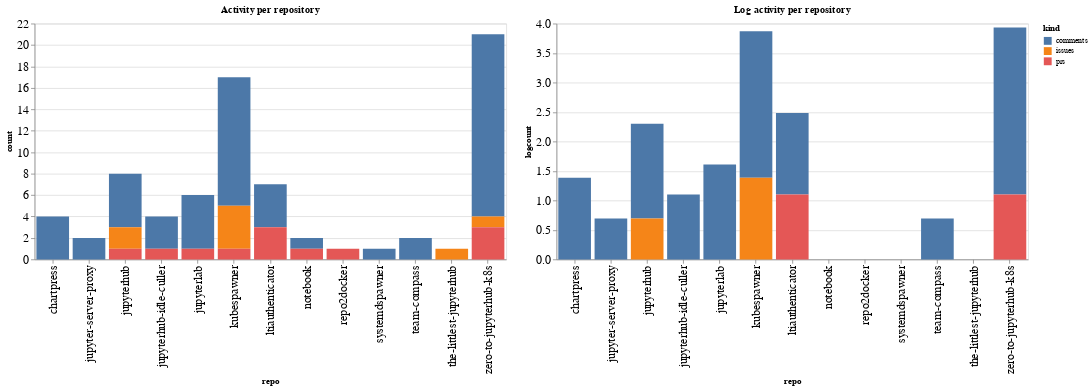

Notebook code for this chart:
### Code cell
ch1 = alt.Chart(repo_summaries, width=600, title="Activity per repository").mark_bar().encode(
    x='repo',
    y='count',
    color='kind',
    tooltip="kind"
)

ch2 = alt.Chart(repo_summaries, width=600, title="Log activity per repository").mark_bar().encode(
    x='repo',
    y='logcount',
    color='kind',
    tooltip="kind"
)

ch1 | ch2

### Figure 1 — Vega-Lite specification as saved in the notebook (floating-point values rounded to 4 significant figures)
{"config": {"axisLeft": {"labelFontSize": 15}, "axisBottom": {"labelFontSize": 15}}, "hconcat": [{"mark": "bar", "encoding": {"color": {"type": "nominal", "field": "kind"}, "tooltip": {"type": "nominal", "field": "kind"}, "x": {"type": "nominal", "field": "repo"}, "y": {"type": "quantitative", "field": "count"}}, "title": "Activity per repository", "width": 600}, {"mark": "bar", "encoding": {"color": {"type": "nominal", "field": "kind"}, "tooltip": {"type": "nominal", "field": "kind"}, "x": {"type": "nominal", "field": "repo"}, "y": {"type": "quantitative", "field": "logcount"}}, "title": "Log activity per repository", "width": 600}], "data": {"name": "data-7a80d6609071c422ac2df956cf424247"}, "$schema": "https://vega.github.io/schema/vega-lite/v4.8.1.json", "datasets": {"data-7a80d6609071c422ac2df956cf424247": [{"repo": "chartpress", "kind": "comments", "count": 4, "logcount": 1.386}, {"repo": "jupyter-server-proxy", "kind": "comments", "count": 2, "logcount": 0.6931}, {"repo": "jupyterhub", "kind": "comments", "count": 5, "logcount": 1.609}, {"repo": "jupyterhub", "kind": "issues", "count": 2, "logcount": 0.6931}, {"repo": "jupyterhub", "kind": "prs", "count": 1, "logcount": 0.0}, {"repo": "jupyterhub-idle-culler", "kind": "comments", "count": 3, "logcount": 1.099}, {"repo": "jupyterhub-idle-culler", "kind": "prs", "count": 1, "logcount": 0.0}, {"repo": "jupyterlab", "kind": "comments", "count": 5, "logcount": 1.609}, {"repo": "jupyterlab", "kind": "prs", "count": 1, "logcount": 0.0}, {"repo": "kubespawner", "kind": "comments", "count": 12, "logcount": 2.485}, {"repo": "kubespawner", "kind": "issues", "count": 4, "logcount": 1.386}, {"repo": "kubespawner", "kind": "prs", "count": 1, "logcount": 0.0}, {"repo": "ltiauthenticator", "kind": "comments", "count": 4, "logcount": 1.386}, {"repo": "ltiauthenticator", "kind": "prs", "count": 3, "logcount": 1.099}, {"repo": "notebook", "kind": "comments", "count": 1, "logcount": 0.0}, {"repo": "notebook", "kind": "prs", "count": 1, "logcount": 0.0}, {"repo": "repo2docker", "kind": "prs", "count": 1, "logcount": 0.0}, {"repo": "systemdspawner", "kind": "comments", "count": 1, "logcount": 0.0}, {"repo": "team-compass", "kind": "comments", "count": 2, "logcount": 0.6931}, {"repo": "the-littlest-jupyterhub", "kind": "issues", "count": 1, "logcount": 0.0}, {"repo": "zero-to-jupyterhub-k8s", "kind": "comments", "count": 17, "logcount": 2.833}, {"repo": "zero-to-jupyterhub-k8s", "kind": "issues", "count": 1, "logcount": 0.0}, {"repo": "zero-to-jupyterhub-k8s", "kind": "prs", "count": 3, "logcount": 1.099}]}}
